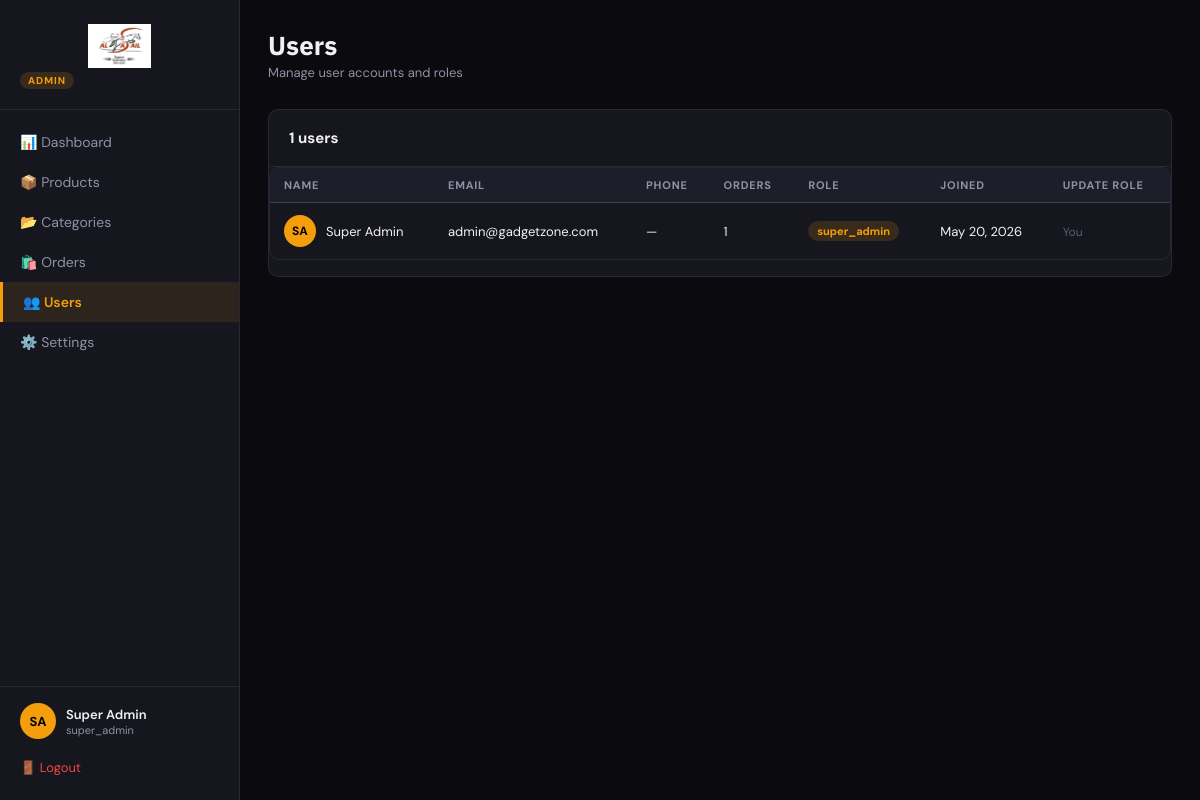
Before: /admin/users.php (signed in) with the older database file.
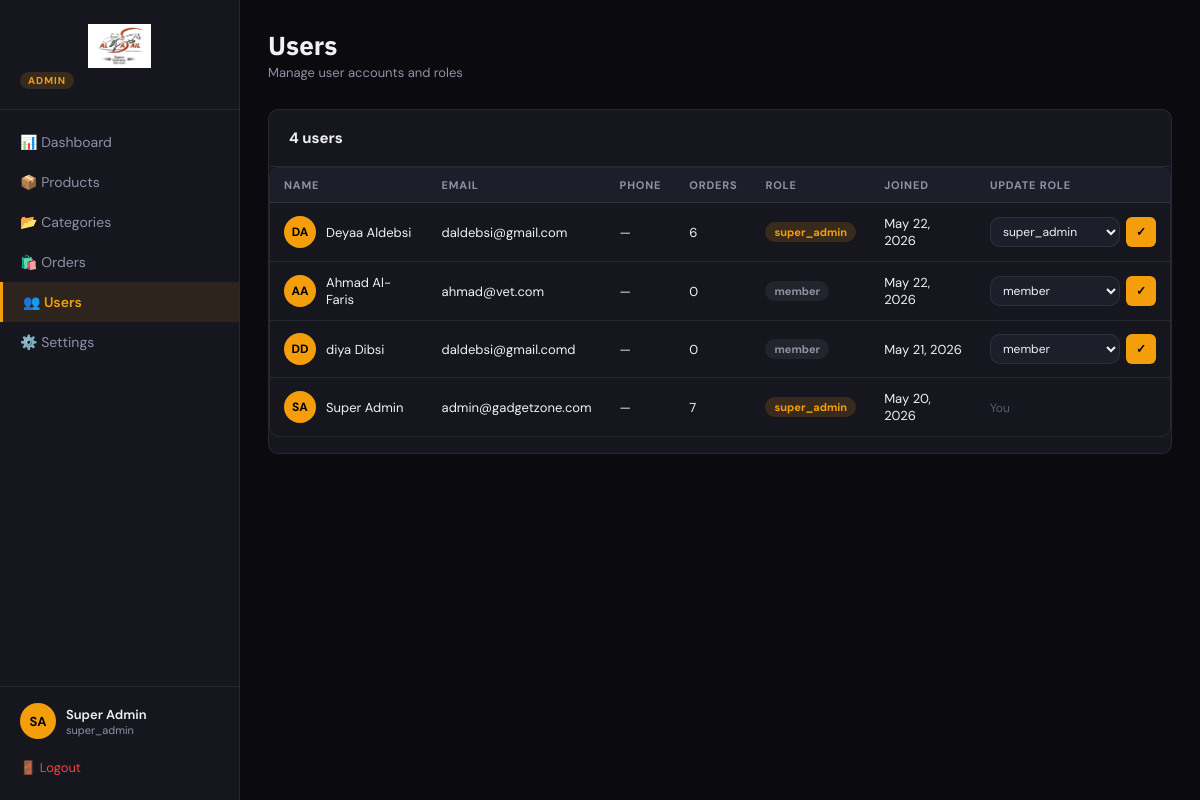
After: the same page with the newer database file.
### tables this page shows
CREATE TABLE `users` (
  `id` int(11) NOT NULL AUTO_INCREMENT,
  `first_name` varchar(80) NOT NULL,
  `last_name` varchar(80) NOT NULL,
  `email` varchar(150) NOT NULL,
  `password` varchar(255) NOT NULL,
  `phone` varchar(20) DEFAULT NULL,
  `address` text DEFAULT NULL,
  `city` varchar(100) DEFAULT NULL,
  `avatar` varchar(255) DEFAULT NULL,
  `google_id` varchar(255) DEFAULT NULL,
  `reset_token` varchar(255) DEFAULT NULL,
  `token_expires` datetime DEFAULT NULL,
  `role` enum('member','admin','super_admin') DEFAULT 'member',
  `created_at` timestamp NOT NULL DEFAULT current_timestamp(),
  PRIMARY KEY (`id`),
  UNIQUE KEY `email` (`email`),
  UNIQUE KEY `google_id` (`google_id`),
  UNIQUE KEY `reset_token` (`reset_token`)
);

### includes/functions.php (called while the page is built, shortened)
<?php
require_once __DIR__ . '/db.php';
function isLoggedIn(): bool {
    return !empty($_SESSION['user_id']);
}
function getCurrentUser(): ?array {
    global $conn;
    $id = (int)$_SESSION['user_id'];
    $r = $conn->query("SELECT * FROM users WHERE id=$id");
    return $r && $r->num_rows ? $r->fetch_assoc() : null;
}

### admin/users.php (the view, shortened to what the changed rows need)
<?php
require_once __DIR__ . '/layout.php';
$users = $conn->query("SELECT u.*, (SELECT COUNT(*) FROM orders o WHERE o.user_id=u.id) AS order_count FROM users u ORDER BY u.created_at DESC");
?>
<div class="admin-card">
    <div class="admin-card-header">
        <div class="admin-card-title"><?= $users->num_rows ?> users</div>
    </div>
    <div class="table-responsive">
        <table class="data-table">
            <thead>
                <tr><th>Name</th><th>Email</th><th>Phone</th><th>Orders</th><th>Role</th><th>Joined</th><th>Update Role</th></tr>
            </thead>
            <tbody>
            <?php while ($u = $users->fetch_assoc()): ?>
            <tr>
                <td>
                    <div style="display:flex;align-items:center;gap:10px">
                        <div class="admin-avatar" style="width:32px;height:32px;font-size:12px"><?= strtoupper(substr($u['first_name'],0,1).substr($u['last_name'],0,1)) ?></div>
                        <span><?= htmlspecialchars($u['first_name'].' '.$u['last_name']) ?></span>
                    </div>
                </td>
                <td><?= htmlspecialchars($u['email']) ?></td>
                <td><?= htmlspecialchars($u['phone'] ?? '—') ?></td>
                <td><?= $u['order_count'] ?></td>
                <td>
                    <span class="badge <?= in_array($u['role'],['admin','super_admin']) ? 'badge-admin' : 'badge-member' ?>">
                        <?= htmlspecialchars($u['role']) ?>
                    </span>
                </td>
                <td><?= date('M j, Y', strtotime($u['created_at'])) ?></td>
                <td>
                    <?php if ($u['id'] !== $adminUser['id']): ?>
                    <form method="POST" style="display:flex;gap:6px">
                        <select name="role" class="form-select" style="padding:5px 8px;font-size:12px;width:130px">
                            <option value="member" <?= $u['role']==='member'?'selected':'' ?>>member</option>
                            <option value="super_admin" <?= $u['role']==='super_admin'?'selected':'' ?>>super_admin</option>
                        </select>
                        <button type="submit" class="btn-admin btn-admin-sm btn-admin-primary">✓</button>
                    </form>
                    <?php else: ?>
                    <span style="font-size:12px;color:var(--text3)">You</span>
                    <?php endif; ?>
                </td>
            </tr>
            <?php endwhile; ?>
            </tbody>
        </table>
    </div>
</div>
<?php require_once __DIR__ . '/footer.php'; ?>

### admin/layout.php (shortened to what the changed rows need)
<?php
require_once __DIR__ . '/../includes/functions.php';
$adminUser = getCurrentUser();
?>
<!DOCTYPE html>
<html lang="en">
<head>
    <link rel="stylesheet" href="/GadgetZone/admin/admin.css">
</head>
<body class="admin-body">
<div class="admin-layout">
    <aside class="admin-sidebar">
        <div class="admin-sidebar-footer">
            <div class="admin-user-info">
                <div class="admin-avatar"><?= strtoupper(substr($adminUser['first_name'],0,1).substr($adminUser['last_name'],0,1)) ?></div>
                <div>
                    <div style="font-size:13px;font-weight:600"><?= htmlspecialchars($adminUser['first_name'].' '.$adminUser['last_name']) ?></div>
                    <div style="font-size:11px;color:#9090a8"><?= htmlspecialchars($adminUser['role']) ?></div>
                </div>
            </div>
        </div>
    </aside>
    <main class="admin-main">

Changed rows visible on the page:
computed for users "Super Admin": order_count "1" → "7"
added users: first_name+last_name "DA", first_name+last_name "Deyaa Aldebsi", email "daldebsi@gmail.com", phone "—", order_count "6", role "super_admin", created_at "May 22, 2026"
added users: first_name+last_name "AA", first_name+last_name "Ahmad Al-Faris", email "ahmad@vet.com", phone "—", order_count "0", role "member", created_at "May 22, 2026"
added users: first_name+last_name "DD", first_name+last_name "diya Dibsi", email "daldebsi@gmail.comd", phone "—", order_count "0", role "member", created_at "May 21, 2026"
Other visible differences:
$users->num_rows: "1" → "4"
